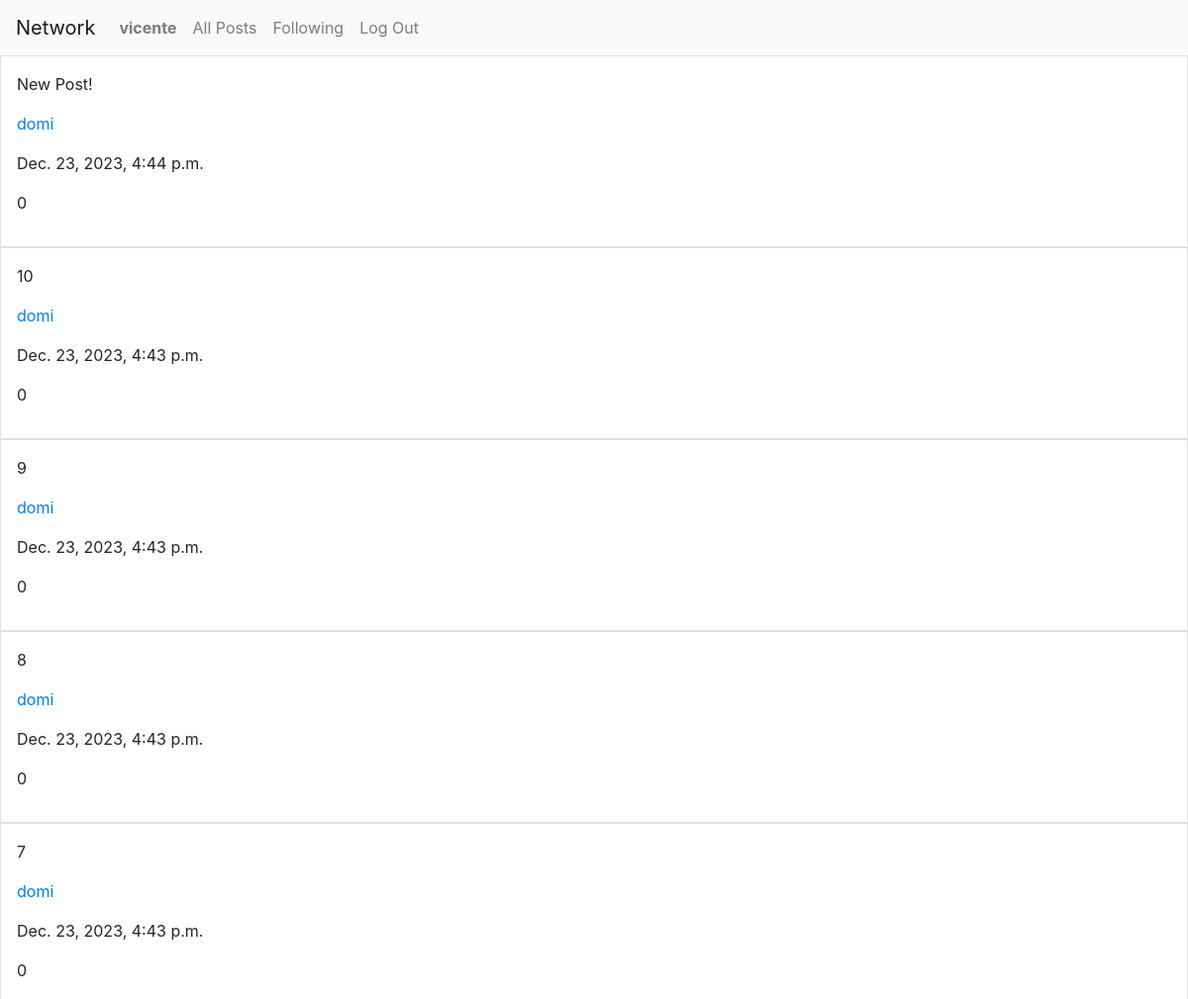
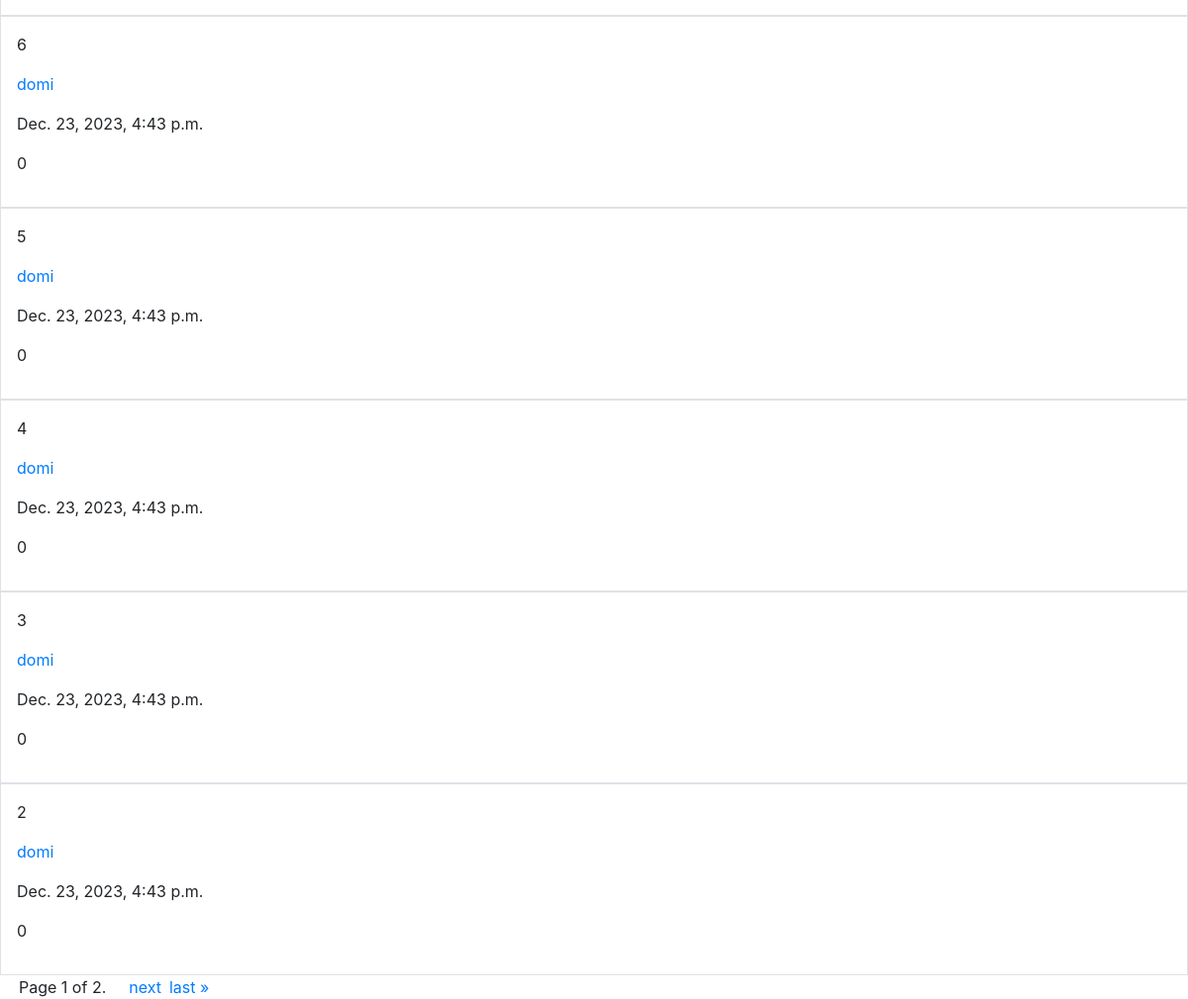
The page /following (signed in) on the database its author committed (2 pictures, top to bottom).
### network/models.py (models this page shows)
class User(AbstractUser):
    pass

class Post(models.Model):
    text_content = models.TextField(max_length=256, blank=False)
    user = models.ForeignKey(User,on_delete=models.CASCADE, related_name="user")
    date = models.DateTimeField(auto_now_add=True)
    likes = models.IntegerField(default=0)
    liked_by = models.ManyToManyField(User, related_name="liked_by")

### network/views.py (the view)
# urls.py: path("following", views.following, name="following"),
def following(request):
    list_of_ids = []
    people_user_follows = Follower.objects.filter(follower = request.user.id)
    for person in people_user_follows:
        list_of_ids.append(person.follows.id)
    posts = Post.objects.filter(user__in = list_of_ids).order_by("-date")
    paginator = Paginator(posts, 10)
    page_number = request.GET.get("page")
    page_obj = paginator.get_page(page_number)
    return render(request, "network/following.html",{
        "posts": posts,
        "page_obj": page_obj
    })

### network/templates/network/following.html (shortened to what this page needs)
{% extends "network/layout.html" %}
{% load widget_tweaks %}
{% block body %}
    {% if user.is_authenticated %}
            {% for post in page_obj %}
                <div class="container-fluid border p-3 m-0">
                    <p>{{ post.text_content }}</p>
                    <a href="{% url 'profile_page' post.user.id %}"><p>{{ post.user.username }}</p><a>
                    <p>{{ post.date }}</p>
                    <p>{{ post.likes }}</p>
                </div>
            {% endfor %}
        <div class="pagination">
            <span class="step-links container-fluid">
                <span class="current  ml-1 mr-1">
                    Page {{ page_obj.number }} of {{ page_obj.paginator.num_pages }}.
                </span>
                {% if page_obj.has_next %}
                    <a href="?page={{ page_obj.next_page_number }}"  class="ml-1 mr-1">next</a>
                    <a href="?page={{ page_obj.paginator.num_pages }}"  class="ml-1 mr-1">last &raquo;</a>
                {% endif %}
            </span>
        </div>
    {% endif %}
{% endblock %}

### network/templates/network/layout.html (shortened to what this page needs)
{% load static %}
<!DOCTYPE html>
<html lang="en">
    <head>
        <link rel="stylesheet" href="https://stackpath.bootstrapcdn.com/bootstrap/4.4.1/css/bootstrap.min.css">
        <link href="{% static 'network/styles.css' %}" rel="stylesheet">
    </head>
    <body>
        <nav class="navbar navbar-expand-lg navbar-light bg-light">
            <a class="navbar-brand" href="{% url 'index' %}">Network</a>
            <div>
              <ul class="navbar-nav mr-auto">
                {% if user.is_authenticated %}
                    <li class="nav-item">
                        <a class="nav-link" href="#"><strong>{{ user.username }}</strong></a>
                    </li>
                {% endif %}
                <li class="nav-item">
                  <a class="nav-link" href="{% url 'all_post' %}">All Posts</a>
                </li>
                {% if user.is_authenticated %}
                    <li class="nav-item">
                        <a class="nav-link" href="{% url 'following' %}">Following</a>
                    </li>
                    <li class="nav-item">
                        <a class="nav-link" href="{% url 'logout' %}">Log Out</a>
                    </li>
                {% endif %}
              </ul>
            </div>
          </nav>
        <div class="body">
            {% block body %}
            {% endblock %}
        </div>
    </body>
</html>

### rows shown on the page
User: username "vicente"
Post: text_content "New Post!", user.username "domi", date "Dec. 23, 2023, 4:44 p.m.", likes "0"
Post: text_content "10", user.username "domi", date "Dec. 23, 2023, 4:43 p.m.", likes "0"
Post: text_content "9", user.username "domi", date "Dec. 23, 2023, 4:43 p.m.", likes "0"
Post: text_content "8", user.username "domi", date "Dec. 23, 2023, 4:43 p.m.", likes "0"
Post: text_content "7", user.username "domi", date "Dec. 23, 2023, 4:43 p.m.", likes "0"
Post: text_content "6", user.username "domi", date "Dec. 23, 2023, 4:43 p.m.", likes "0"
Post: text_content "5", user.username "domi", date "Dec. 23, 2023, 4:43 p.m.", likes "0"
Post: text_content "4", user.username "domi", date "Dec. 23, 2023, 4:43 p.m.", likes "0"
Post: text_content "3", user.username "domi", date "Dec. 23, 2023, 4:43 p.m.", likes "0"
Post: text_content "2", user.username "domi", date "Dec. 23, 2023, 4:43 p.m.", likes "0"

### other values the page prints
{{ page_obj.number }} "1"
{{ page_obj.paginator.num_pages }} "2"
